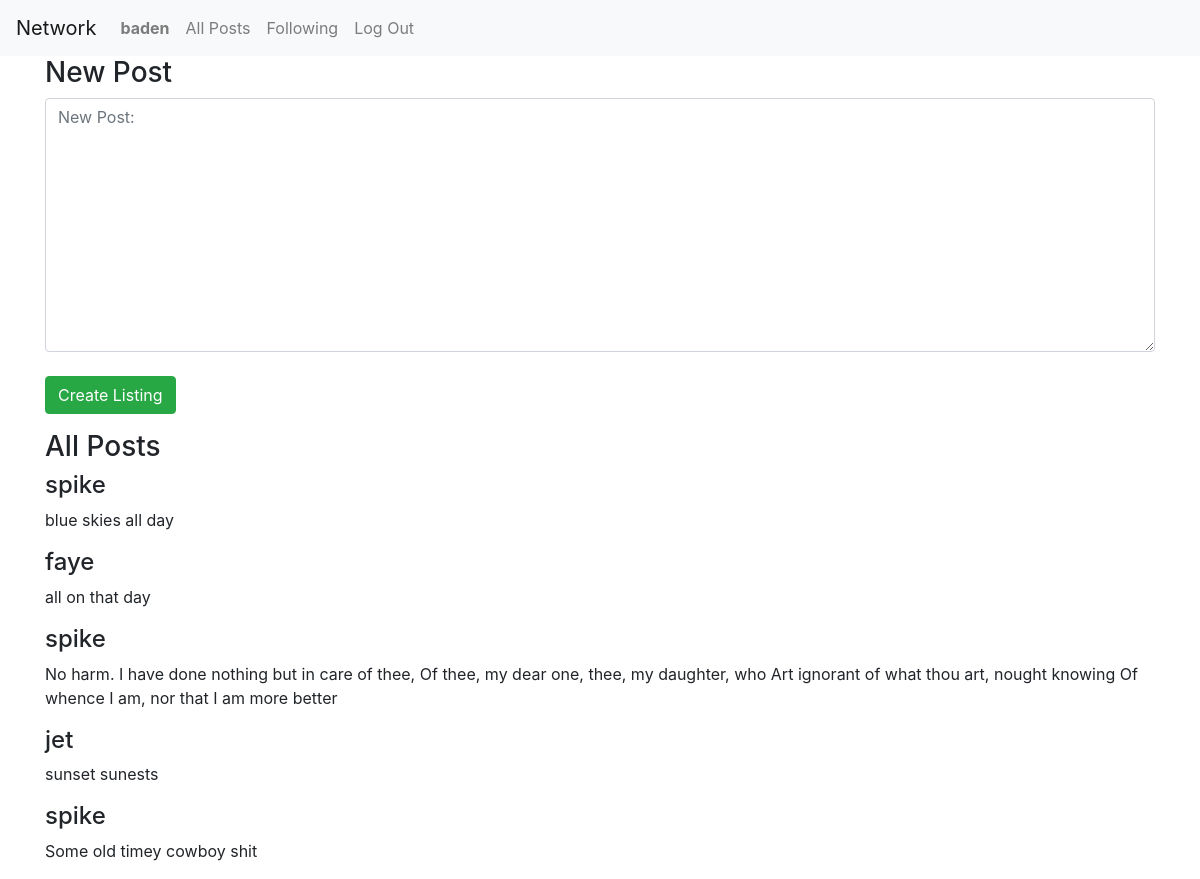
Page / (signed in) on the committed database.
### network/models.py (models this page shows)
class User(AbstractUser):
    pass

class Post(models.Model):
    user = models.ForeignKey("User", on_delete=models.CASCADE, related_name="posts")
    body = models.TextField(blank=True)
    timestamp = models.DateTimeField(auto_now_add=True)
    likes = models.IntegerField(default=0)

### network/views.py (the view)
# urls.py: path("", views.index, name="index"),
def index(request):
    all_posts = Post.objects.all().order_by('-timestamp')
    return render(request, "network/index.html", {
            "all_posts": all_posts,
            "NewPostForm": NewPostForm()
            })

### network/views.py
class NewPostForm(forms.Form):
    New_Post_Textfield = forms.CharField(label="", widget=forms.Textarea(attrs={'placeholder': 'New Post:', 'class': 'form-control'}))

### network/templates/network/index.html (shortened to what this page needs)
{% extends "network/layout.html" %}
{% load static %}
{% block body %}
<div class="container">
  {% if request.user.is_authenticated %}
  <div id="new-post-view">
      <h3>New Post</h3>
      <div class="form-group">
        <form action="{% url 'new_post' %}" method="post">
            {{NewPostForm}}
            <br>
            <button type="submit" class="btn btn-success">Create Listing</button>
        </form>
      </div>
  </div>
  {% endif %}
    <div id="all-posts-view">
      <h3>All Posts</h3>
      {% for post in all_posts%}
      <div class="post">
        <h4>{{ post.user }}</h4>
        <p>{{ post.body }}</p>
      </div>
      {% endfor %}
    </div>
</div>
{% endblock %}

### network/templates/network/layout.html (shortened to what this page needs)
{% load static %}
<!DOCTYPE html>
<html lang="en">
    <head>
        <link rel="stylesheet" href="https://stackpath.bootstrapcdn.com/bootstrap/4.4.1/css/bootstrap.min.css">
        <link href="{% static 'network/styles.css' %}" rel="stylesheet">
    </head>
    <body>
        <nav class="navbar navbar-expand-lg navbar-light bg-light">
            <a class="navbar-brand" href="#">Network</a>
            <div>
              <ul class="navbar-nav mr-auto">
                {% if user.is_authenticated %}
                    <li class="nav-item">
                        <a class="nav-link" href="#"><strong>{{ user.username }}</strong></a>
                    </li>
                {% endif %}
                <li class="nav-item">
                  <a class="nav-link" href="{% url 'index' %}">All Posts</a>
                </li>
                {% if user.is_authenticated %}
                    <li class="nav-item">
                        <a class="nav-link" href="#">Following</a>
                    </li>
                    <li class="nav-item">
                        <a class="nav-link" href="{% url 'logout' %}">Log Out</a>
                    </li>
                {% endif %}
              </ul>
            </div>
          </nav>
        <div class="body">
            {% block body %}
            {% endblock %}
        </div>
    </body>
</html>

### rows in the picture
User: username "baden"
Post: user "spike", body "blue skies all day"
Post: user "faye", body "all on that day"
Post: user "spike", body "No harm. I have done nothing but in care of thee, Of thee, my dear one, thee, my daughter, who Art ignorant of what thou art, nought knowing Of whence I am, nor that I am more better"
Post: user "jet", body "sunset sunests"
Post: user "spike", body "Some old timey cowboy shit"
